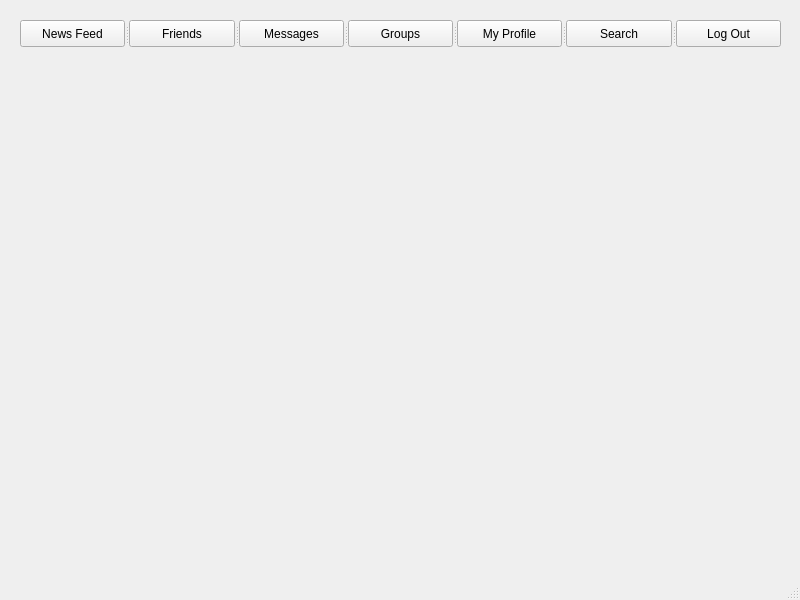
<?xml version="1.0" encoding="UTF-8"?>
<ui version="4.0">
 <class>ProfileWindow</class>
 <widget class="QMainWindow" name="ProfileWindow">
  <property name="geometry">
   <rect>
    <x>0</x>
    <y>0</y>
    <width>800</width>
    <height>600</height>
   </rect>
  </property>
  <property name="windowTitle">
   <string>MainWindow</string>
  </property>
  <widget class="QWidget" name="centralwidget">
   <widget class="QSplitter" name="splitter">
    <property name="geometry">
     <rect>
      <x>20</x>
      <y>20</y>
      <width>761</width>
      <height>27</height>
     </rect>
    </property>
    <property name="orientation">
     <enum>Qt::Horizontal</enum>
    </property>
    <widget class="QPushButton" name="newsFeed">
     <property name="text">
      <string>News Feed</string>
     </property>
    </widget>
    <widget class="QPushButton" name="friends">
     <property name="text">
      <string>Friends</string>
     </property>
    </widget>
    <widget class="QPushButton" name="messages">
     <property name="text">
      <string>Messages</string>
     </property>
    </widget>
    <widget class="QPushButton" name="groups">
     <property name="text">
      <string>Groups</string>
     </property>
    </widget>
    <widget class="QPushButton" name="myProfile">
     <property name="text">
      <string>My Profile</string>
     </property>
    </widget>
    <widget class="QPushButton" name="search">
     <property name="text">
      <string>Search</string>
     </property>
    </widget>
    <widget class="QPushButton" name="logout">
     <property name="text">
      <string>Log Out</string>
     </property>
    </widget>
   </widget>
  </widget>
  <widget class="QMenuBar" name="menubar">
   <property name="geometry">
    <rect>
     <x>0</x>
     <y>0</y>
     <width>800</width>
     <height>21</height>
    </rect>
   </property>
  </widget>
  <widget class="QStatusBar" name="statusbar"/>
 </widget>
 <resources/>
 <connections/>
</ui>
